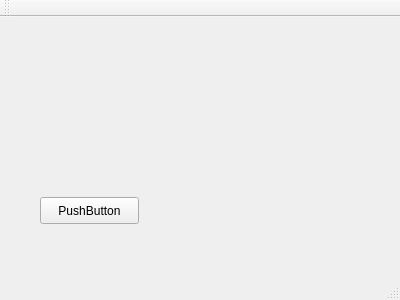
<?xml version="1.0" encoding="UTF-8"?>
<ui version="4.0">
 <class>MainWindow</class>
 <widget class="QMainWindow" name="MainWindow">
  <property name="geometry">
   <rect>
    <x>0</x>
    <y>0</y>
    <width>400</width>
    <height>300</height>
   </rect>
  </property>
  <property name="windowTitle">
   <string>MainWindow</string>
  </property>
  <widget class="QWidget" name="centralWidget">
   <widget class="QPushButton" name="pushButton">
    <property name="geometry">
     <rect>
      <x>40</x>
      <y>180</y>
      <width>99</width>
      <height>27</height>
     </rect>
    </property>
    <property name="text">
     <string>PushButton</string>
    </property>
   </widget>
  </widget>
  <widget class="QMenuBar" name="menuBar">
   <property name="geometry">
    <rect>
     <x>0</x>
     <y>0</y>
     <width>400</width>
     <height>25</height>
    </rect>
   </property>
  </widget>
  <widget class="QToolBar" name="mainToolBar">
   <attribute name="toolBarArea">
    <enum>TopToolBarArea</enum>
   </attribute>
   <attribute name="toolBarBreak">
    <bool>false</bool>
   </attribute>
  </widget>
  <widget class="QStatusBar" name="statusBar"/>
 </widget>
 <layoutdefault spacing="6" margin="11"/>
 <resources/>
 <connections/>
</ui>
